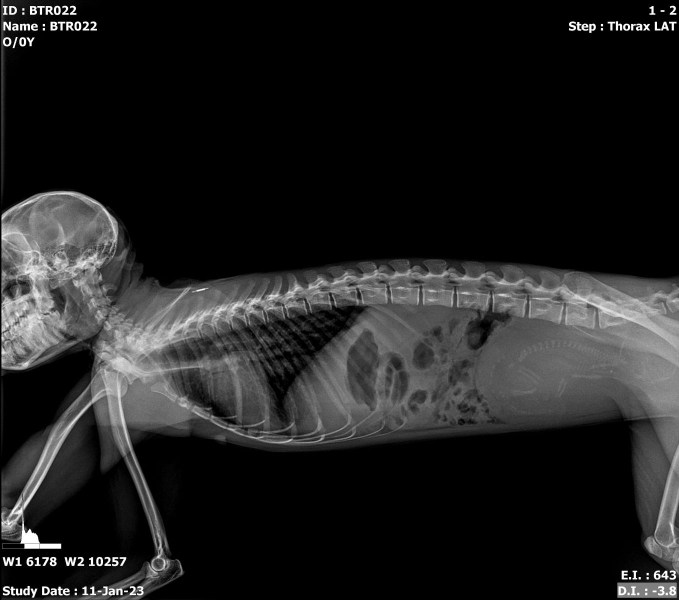
#> input picture term project/data/testdata1.jpg, 1358 x 1200 px (shown at 1/2 size)
$ python term_project.py
#> lines starting #> are read from the running program, lines starting #| are printed output that depends on the picture; after the words box and inside, x2 and y2 are one past the last pixel; in counts of white or black regions, pixels touching at a corner belong together
import cv2, numpy as np, matplotlib.pyplot as plt

def show_image(image, title='Image'):
    cv2.namedWindow(title, cv2.WINDOW_NORMAL)
    cv2.resizeWindow(title, image.shape[1]//2, image.shape[0]//2)
    cv2.imshow(title, image)
    cv2.waitKey(0)
    cv2.destroyAllWindows()

def line_lung_area(image, root, side='top', intensity_threshold=50, line_thickness=5):
    if side == 'bottom':
        bottom = 0
        for i in range(root,image.shape[0],+5):
            row_mean = image[i].mean()
            if row_mean < intensity_threshold:
                bottom = i
                print("Found row to crop at: ", bottom)
                ### Draw a line where we want to crop
                cv2.line(image, (0,bottom), (image.shape[1], bottom), (255), line_thickness)
                break
        return bottom, image

    elif side == 'top':
        top = 0
        for i in range(root,0,-5):
            row_mean = image[i].mean()
            if row_mean < intensity_threshold:
                top = i
                print("Found row to crop at: ", top)
                ### Draw a line where we want to crop
                cv2.line(image, (0,top), (image.shape[1], top), (255), line_thickness)
                break
        return top, image

def OTSU_threshold(image):
    inv = image.copy()
    _, image = cv2.threshold(inv, 0, 255, cv2.THRESH_BINARY + cv2.THRESH_OTSU)
    print("OTSU threshold value: ", _)
    return image


# Read the input image in grayscale
img = cv2.imread('data/testdata1.jpg', cv2.IMREAD_GRAYSCALE)
#> img is the input picture: shape (1200, 1358); min 0, max 255, mean 32.5
img2 = cv2.imread('data/testdata2.jpg', cv2.IMREAD_GRAYSCALE)
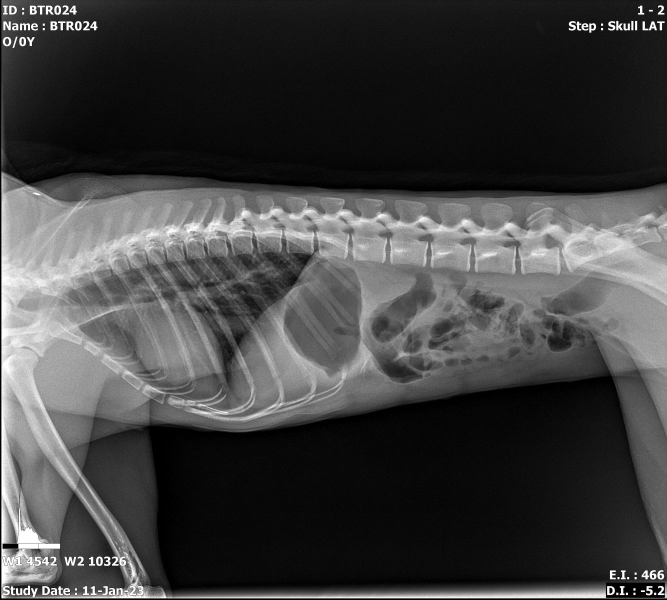
#> input picture term project/data/testdata2.jpg, 1334 x 1200 px (shown at 1/2 size)
#> img2 is the input picture: shape (1200, 1334); min 0, max 255, mean 65.6
img3 = cv2.imread('data/testdata3.jpg', cv2.IMREAD_GRAYSCALE)
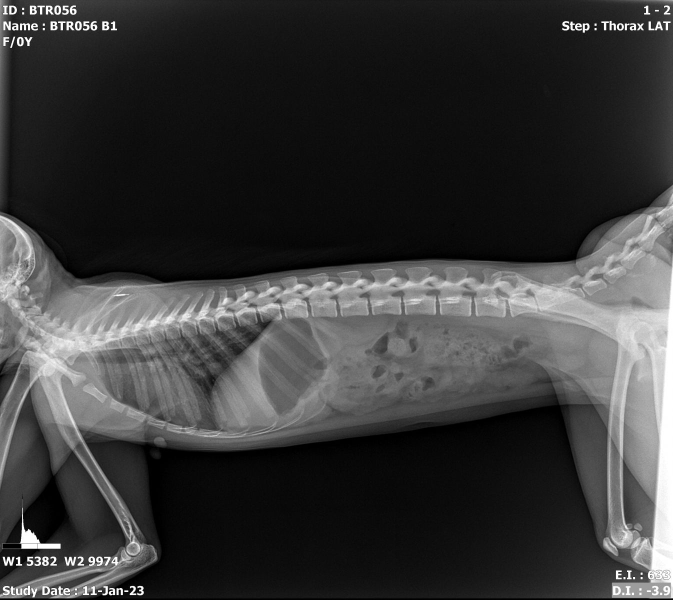
#> input picture term project/data/testdata3.jpg, 1346 x 1200 px (shown at 1/2 size)
#> img3 is the input picture: shape (1200, 1346); min 0, max 255, mean 56.9
img4 = cv2.imread('data/testdata4.jpg', cv2.IMREAD_GRAYSCALE)
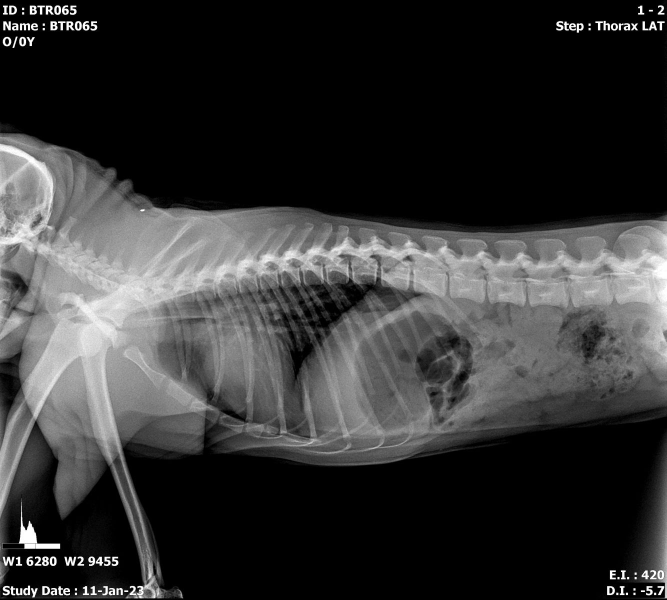
#> input picture term project/data/testdata4.jpg, 1334 x 1200 px (shown at 1/2 size)
#> img4 is the input picture: shape (1200, 1334); min 0, max 255, mean 53.1

img = img

# apply CLAHE to enhance the contrast of the image
clahe = cv2.createCLAHE(clipLimit=2.0, tileGridSize=(8,8))
enh = clahe.apply(img)
# show_image(enh, 'Enhanced Image')

# 1. Crop the image to focus on the chest area
## 1.1 OTSU threshold and crop top-bottom
img_bin = OTSU_threshold(enh)
#> in OTSU_threshold, `_, image = cv2.threshold(inv, 0, 255, cv2.THRESH_BINARY + cv2.THRESH_O..`: image: shape (1200, 1358); 26% white; 577 white regions (478 under 20 px), largest, box (x1, y1, x2, y2) and area: (3, 382, 1358, 1200) 403382, (1235, 1165, 1354, 1196) 3689, (3, 0, 23, 278) 1456
#| OTSU threshold value:  76.0
# show_image(img_bin, 'Initial Lung Binary Mask')

## draw top and bottom crop lines
bottom, img_bin_line_bottom = line_lung_area(img_bin, side='bottom', intensity_threshold=50, root=img_bin.shape[0]//2, line_thickness=5)
#> the loop in line_lung_area, `for i in range(root,image.shape[0],+5):` made 60 passes
#> row_mean on passes 1 to 12: 228.9, 232.1, 227.4, 213.3, 209, 208.1, 204.9, 203.7, 194.3, 188.3, 192.7, 195.3
#> after the loop in line_lung_area, `for i in range(root,image.shape[0],+5):`:
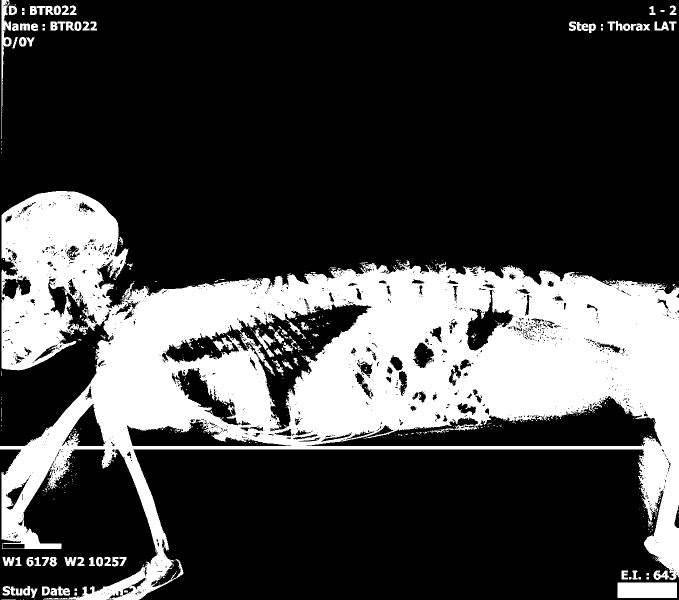
#> image: shape (1200, 1358) (shown at 1/2 size); 26.5% white; 576 white regions (477 under 20 px), largest, box (x1, y1, x2, y2) and area: (0, 382, 1358, 1200) 411295, (1235, 1165, 1354, 1196) 3689, (3, 0, 23, 278) 1456
#> bottom = 895
top, img_bin_line_top = line_lung_area(img_bin_line_bottom, side='top', intensity_threshold=50, root=img_bin.shape[0]//2, line_thickness=5)
#> call 2 of line_lung_area, with root = 600, side = 'top', intensity_threshold = 50, line_thickness = 5
#> the loop in line_lung_area (call 2), `for i in range(root,0,-5):` made 16 passes
#> row_mean on passes 1 to 12: 228.9, 229.5, 227, 215.9, 212.2, 201.9, 188.7, 157.2, 146.1, 138.6, 121.7, 101.2
#> after the loop in line_lung_area (call 2), `for i in range(root,0,-5):`:
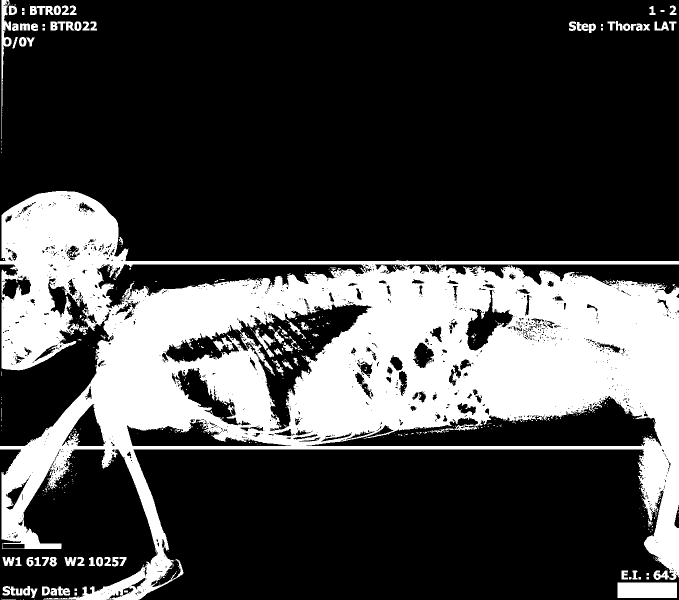
#> image: shape (1200, 1358) (shown at 1/2 size); 26.9% white; 567 white regions (470 under 20 px), largest, box (x1, y1, x2, y2) and area: (0, 382, 1358, 1200) 419292, (1235, 1165, 1354, 1196) 3689, (3, 0, 23, 278) 1456
#> top = 525

enh_cropped = enh[top:bottom, : ]
show_image(enh_cropped, 'Cropped Enhanced Image')

img_bin2 = OTSU_threshold(enh_cropped)
#> in OTSU_threshold (call 2), `_, image = cv2.threshold(inv, 0, 255, cv2.THRESH_BINARY + cv2.THRESH_O..`: image: shape (370, 1358); 54.3% white; 971 black regions (869 under 20 px), largest, box (x1, y1, x2, y2) and area: (0, 0, 1358, 370) 88929, (251, 202, 1325, 370) 56560, (318, 60, 752, 348) 34060
#| OTSU threshold value:  101.0
img_bin2 = cv2.GaussianBlur(img_bin2, (5, 5), 0)
show_image(img_bin2, 'Re-Thresholded Cropped Image')
# max filtering to remove small noise
kernel = np.ones((3,3),np.uint8)
img_bin2 = cv2.dilate(img_bin2, kernel, iterations=1)
show_image(img_bin2, 'Dilated Image')

## 1.2 Isolate lung area
im_flood = img_bin2
h, w = img_bin2.shape
#> h = 370; w = 1358
mask = np.zeros((h+2, w+2), np.uint8)

# flood fill จากมุมภาพ ซึ่งเป็นพื้นหลังแน่นอน
cv2.floodFill(im_flood, mask, seedPoint=(w//2, h-1), newVal=255)
cv2.floodFill(im_flood, mask, seedPoint=(w//2, 0), newVal=255)
# max filtering to remove small noise
kernel = np.ones((5,5),np.uint8)
im_flood = cv2.dilate(im_flood, kernel, iterations=1)
show_image(im_flood, 'Floodfilled Image')

holes = cv2.bitwise_not(im_flood)
show_image(holes, 'Holes Image')

num_labels, labels, stats, centroids = cv2.connectedComponentsWithStats((holes > 0).astype('uint8')*255, connectivity=8)
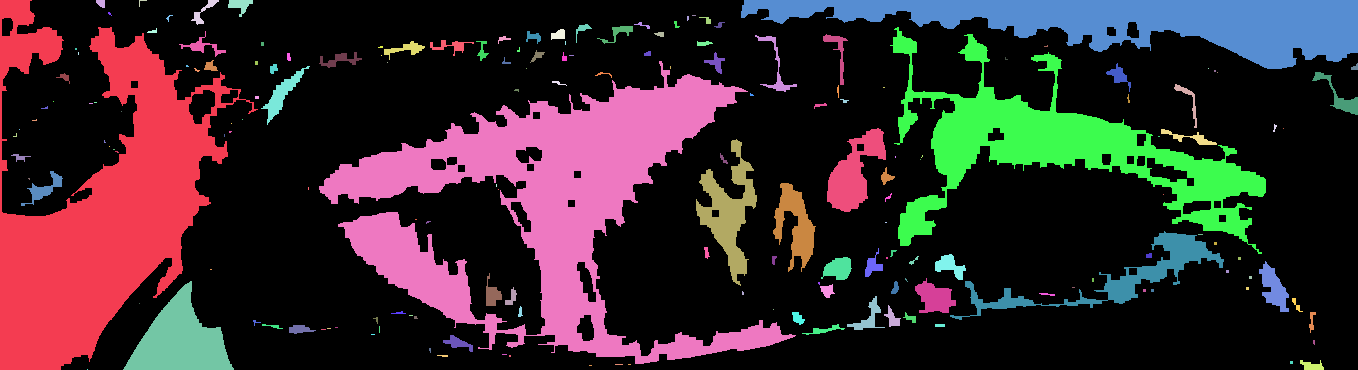
#> labels: shape (370, 1358) int32; 181 distinct labels, from 0 to 180; one colour per label, 0 black
#> num_labels = 181; stats = 181 rows, first 6: [2, 0, 1356, 370, 345985], [0, 0, 258, 370, 40120], [96, 0, 9, 8, 56], [139, 0, 8, 7, 14], [191, 0, 28, 25, 176], [228, 0, 25, 17, 214]; centroids = 181 pairs, first value 15.14 to 1354.6, second value 1.5 to 369
# print("Number of connected components (including background): ", num_labels)
# print("Stats: ", stats)

areas = stats[1:, cv2.CC_STAT_AREA]             # ข้าม label 0
#> areas = 180 values, max 46022 at index 48, min 1 at index 42, mean 869.3
labels_ids = np.arange(1, num_labels)
#> labels_ids = 180 values from 1 to 180

cx_center = w / 2
#> cx_center = 679

best_label = None
best_score = -1

for lbl, area, (cx, cy) in zip(labels_ids, areas, centroids[1:]):
    # ให้คะแนนจาก "ขนาดใหญ่" และ "อยู่ใกล้กลางแนวนอน"
    size_score = area
    center_score = -abs(cx - cx_center) * 5     # ยิ่งใกล้กลางยิ่งดี
    score = size_score + center_score

    if score > best_score:
        best_score = score
        best_label = lbl
#> this loop made 180 passes
#> (area, cx, cy, size_score, center_score, score, best_score, best_label) on passes 1, 49: (40120, 99.93, 206.8, 40120, -2895.3, 37224.7, 37224.7, 1), (46022, 543.3, 204.9, 46022, -678.7, 45343.3, 45343.3, 49)
#> (area, cx, cy, size_score, center_score, score) on passes 2, 4, 5, 6, 11, 12: (56, 100.7, 2.86, 56, -2891.5, -2835.5), (176, 203.2, 11.38, 176, -2379.1, -2203.1), (214, 239.7, 4.7, 214, -2196.4, -1982.4), (21088, 1127.2, 20.81, 21088, -2241, 18847), (38, 706.7, 19.71, 38, -138.7, -100.7), (22, 675.8, 24.27, 22, -15.91, 6.09)
#> after the loop, best_label = 49; best_score = 45343.3

lung_mask_most_left = stats[best_label][cv2.CC_STAT_LEFT]
#> lung_mask_most_left = 319
lung_mask_most_right = stats[best_label][cv2.CC_STAT_LEFT] + stats[best_label][cv2.CC_STAT_WIDTH]
#> lung_mask_most_right = 796
# print("Lung mask most right: ", lung_mask_most_right)
# print("Lung mask most left: ", lung_mask_most_left)

lung_mask = np.zeros_like(img_bin2)
lung_mask[labels == best_label] = 255
# show_image(lung_mask, 'Isolated Lung Mask')
lung_mask_inv = cv2.bitwise_not(lung_mask)
#> lung_mask_inv: shape (370, 1358); 90.8% white; 1 black region, box (x1, y1, x2, y2) and area: (319, 61, 796, 364) 46022
show_image(lung_mask_inv, 'Final Lung Mask')

## 1.3 Crop left-right
if lung_mask_most_left -50 > 0:
    lung_mask_most_left -= 50
#> lung_mask_most_left = 269
final_crop = enh_cropped[:, lung_mask_most_left:lung_mask_most_right]
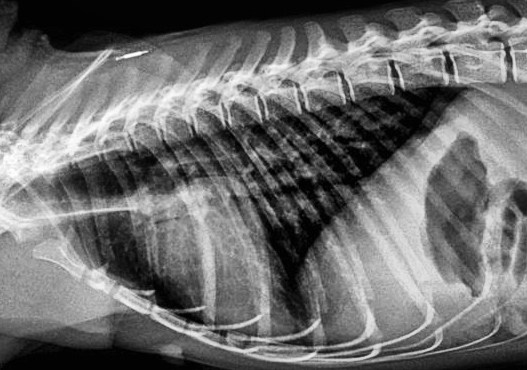
#> final_crop: shape (370, 527); min 1, max 255, mean 109.5
show_image(final_crop, 'Final Cropped Image')
